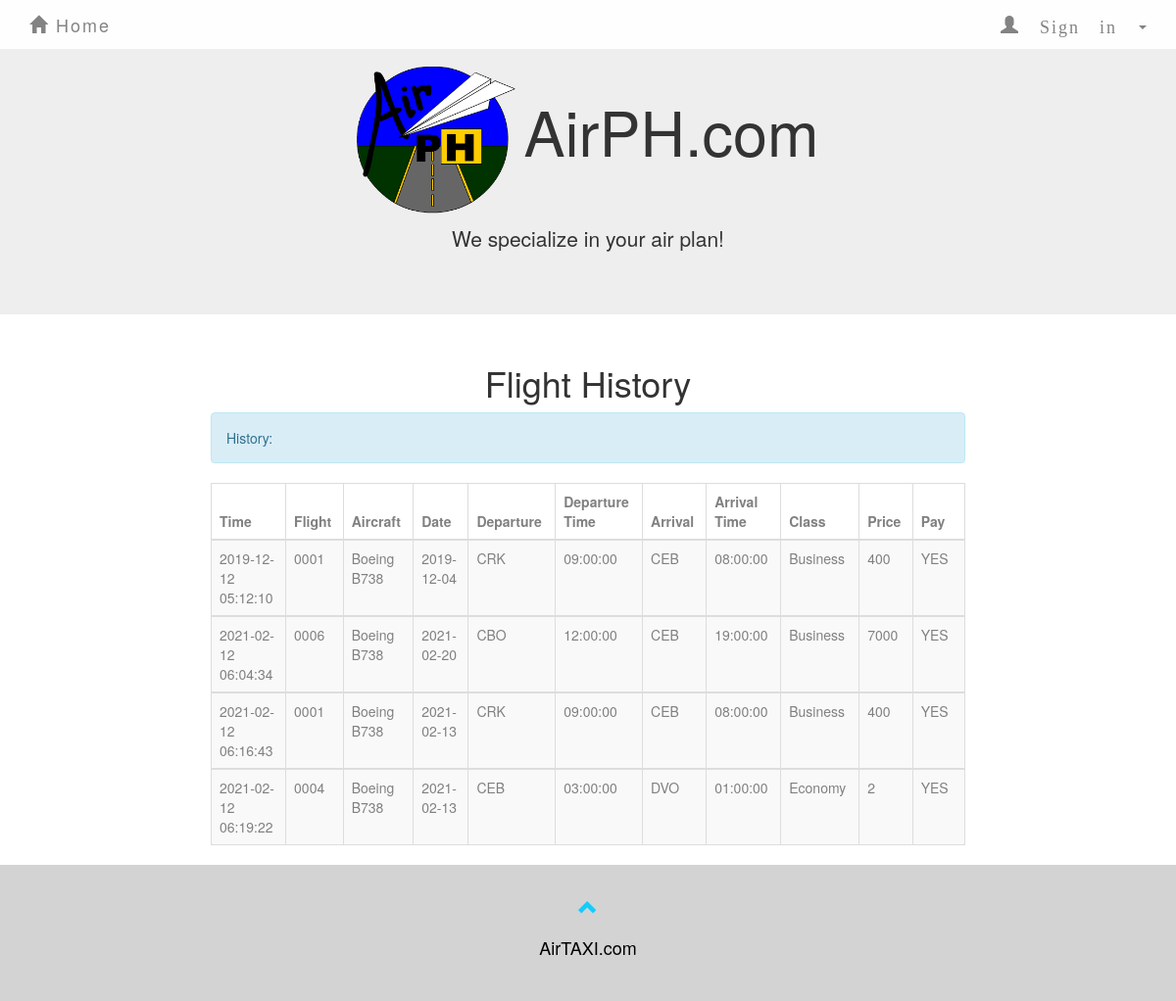
Page /FINALSweb/showhistory.php (signed in) on the committed database.
### tables this page shows
CREATE TABLE `flight` (
  `number` varchar(20) NOT NULL,
  `airplane_id` varchar(10) NOT NULL,
  `departure` varchar(10) NOT NULL,
  `d_time` time NOT NULL,
  `arrival` varchar(10) NOT NULL,
  `a_time` time NOT NULL
);

CREATE TABLE `book` (
  `ID` int(11) NOT NULL,
  `time` datetime NOT NULL,
  `date` date NOT NULL,
  `flightno` varchar(10) NOT NULL,
  `username` varchar(45) NOT NULL,
  `classtype` varchar(20) NOT NULL,
  `rating` int(11) NOT NULL,
  `paid` int(1) DEFAULT 0
);

CREATE TABLE `airplane` (
  `ID` varchar(10) NOT NULL,
  `type` varchar(10) NOT NULL,
  `company` varchar(20) NOT NULL
);

CREATE TABLE `class` (
  `number` varchar(10) NOT NULL,
  `name` varchar(20) NOT NULL,
  `capacity` int(11) NOT NULL,
  `price` float NOT NULL
);

### FINALSweb/showhistory.php (the view, shortened to what this page needs)
<?php
$user = $_SESSION['user'];
?>
<!DOCTYPE html>
<html>
<html lang="en">
<head>
  <link rel="stylesheet" href="http://maxcdn.bootstrapcdn.com/bootstrap/3.3.5/css/bootstrap.min.css">
  <link rel="stylesheet" href="forcompany2.css">
  <link rel="stylesheet" href="homepage.css">
  <link rel="stylesheet" href="AdminSignin.css">
</head>
<body>
  <nav class="navbar navbar-default navbar-fixed-top">
    <div class="container">
      <div class="navbar-header">
        <a class="navbar-brand" href="homepage.php"><span class="glyphicon glyphicon-home"></span> Home</a>
      </div>
      <div class="collapse navbar-collapse" id="myNavbar">
        <ul class="nav navbar-nav navbar-right">
          <li class="dropdown" id = "new">
            <a class="dropdown-toggle" data-toggle="dropdown" href="#"><span class="glyphicon glyphicon-user"> Sign in&nbsp;</span><span class="caret"></span>
            </a>
              </li>
            </ul>
      </div>
    </div>
  </nav>
<div class="jumbotron text-center">
        <h1><img src = "air.png" width="170" height="150">AirPH.com</h1>
        <p>We specialize in your air plan!</p>
</div>
<div class="container-fluid text-center">
  <div class="row content">
    <div class="col-sm-2 sidenav">
    </div>
    <div class="col-sm-8 text-left">
      <h1><center>Flight History</center></h1>
<?php
include_once 'dbconnect2.php';
$sql = "SELECT FL.number AS FLnumber, company, type, time, B.date,  departure, d_time, arrival, a_time, C.name AS classname, price, paid
            FROM flight FL,  class C, airplane AP , book B
            WHERE (FL.number = C.number) AND (B.flightno = c.number) AND (classtype = C.name) AND (FL.airplane_id = AP.ID)
            AND  B.username = '$user' AND paid = '1'
            ORDER BY time";
$result = mysqli_query($con,$sql);
$rowcount = mysqli_num_rows($result);
    if($rowcount == 0){
        echo "<div class='alert alert-info'><strong>Nothing in the history.</strong></div>";
    }
    else{
    echo "<div class='alert alert-info'>History:</div>";
    echo "<table class='table table-bordered table-striped table-hover'>
          <thead>
          <tr>
            <th>Time</th>
            <th>Flight</th>
            <th>Aircraft</th>
            <th>Date</th>
            <th>Departure</th>
            <th>Departure Time</th>
            <th>Arrival</th>
            <th>Arrival Time</th>
            <th>Class</th>
            <th>Price</th>
            <th>Pay</th>
          </tr>
          </thead>";
    while($row = mysqli_fetch_array($result)) {
        echo "<tbody><tr>";
        echo "<td>" . $row['time'] . "</td>";
        echo "<td>" . $row['FLnumber'] . "</td>";
        echo "<td>" . $row['company']." ".$row['type']. "</td>";
        echo "<td>" . $row['date'] . "</td>";
        echo "<td>" . $row['departure'] . "</td>";
        echo "<td>" . $row['d_time'] . "</td>";
        echo "<td>" . $row['arrival'] . "</td>";
        echo "<td>" . $row['a_time'] . "</td>";
        echo "<td>" . $row['classname'] . "</td>";
        echo "<td>" . $row['price'] . "</td>";
        if($row['paid'] == 1){
            echo "<td>YES</td>";
        }
        echo "</tr>";
    }
    echo " </tbody></table>";
    }
?>
  </div>
  </div>
</div>
<footer class="container-fluid text-center">
        <a href="#signUpPage" title="To Top">
            <span class="glyphicon glyphicon-chevron-up"></span>
        </a>
        <p>AirTAXI.com</p>
</footer>
</body>
</html>

### FINALSweb/forcompany2.css (style rules this page uses)
footer { background-color: lightgray; color: black; padding: 32px; font-size: 18px; }
footer .glyphicon { font-size: 20px; margin-bottom: 20px; color: #00ccff; opacity: 0.9; }
.navbar { margin-bottom: 0; background-color: white; border: 0; font-size: 18px !important; letter-spacing: 2px; opacity: 0.9; }

### FINALSweb/AdminSignin.css (style rules this page uses)
th { width: 50px; height: 10px; color: gray; }
td { color: gray; }

### rows in the picture
flight: book.time "2019-12-12 05:12:10", number "0001", airplane.company "Boeing", airplane.type "B738", book.date "2019-12-04", departure "CRK", d_time "09:00:00", arrival "CEB", a_time "08:00:00", class.name "Business", class.price "400", book.time "2021-02-12 06:16:43", book.date "2021-02-13"
flight: book.time "2021-02-12 06:04:34", number "0006", airplane.company "Boeing", airplane.type "B738", book.date "2021-02-20", departure "CBO", d_time "12:00:00", arrival "CEB", a_time "19:00:00", class.name "Business", class.price "7000"
flight: book.time "2021-02-12 06:19:22", number "0004", airplane.company "Boeing", airplane.type "B738", book.date "2021-02-13", departure "CEB", d_time "03:00:00", arrival "DVO", a_time "01:00:00", class.name "Economy", class.price "2"
